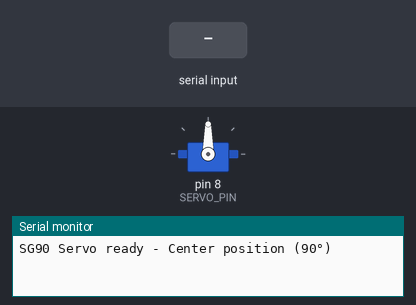
The sketch below on a simulated Arduino Uno, built with avr-gcc and run on an emulated ATmega328P. Shown: servo, the last lines printed to the serial monitor. Inputs (shaded band) come from the test bench.

Above: at 1.2 s.
1.3 s: "F" received over Serial
At 2.3 s:
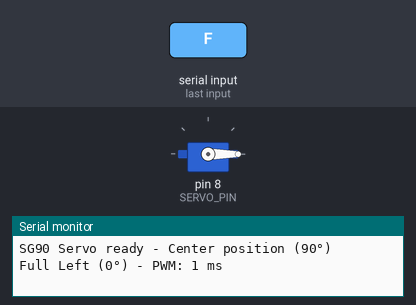
2.8 s: "L" received over Serial
At 3.5 s:
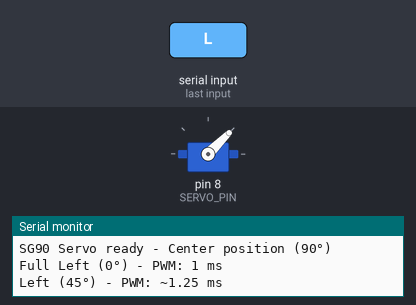
4.3 s: "R" received over Serial
At 4.6 s:
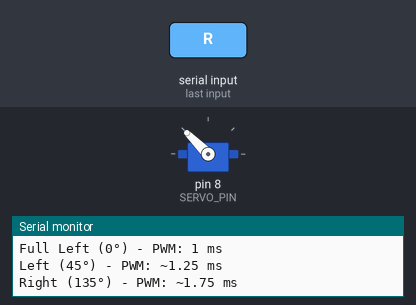
5.8 s: "G" received over Serial
At 6.9 s:
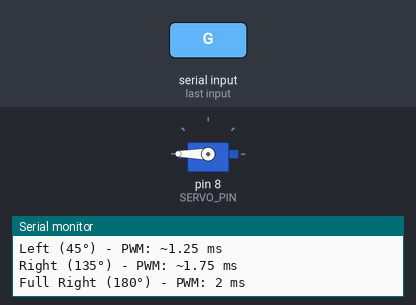
Timing chart, 0 to 8.3 s (numbered marks = the images above; inputs shaded):
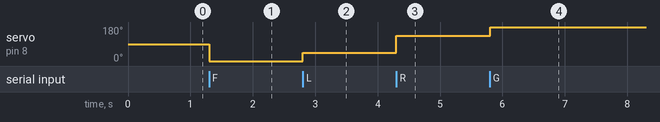

The sketch:

servo_control.ino
```cpp
// SG90 Servo Control via Serial Communication
//
// SG90 Specifications:
// - PWM Frequency: 50 Hz (20 ms period)
// - Pulse Width Range: 1 ms (0°) to 2 ms (180°)
// - Center Position: 1.5 ms (90°)
// - Rotation Angle: 180°
//
// Wire Connections:
// A - Brown wire → GND
// B - Red wire → 5V
// C - Orange wire → Pin 8 (PWM signal)
//
// Commands:
// 'F' = Full Left (0°) → 1 ms pulse
// 'L' = Left (45°) → ~1.25 ms pulse
// 'C' = Center (90°) → 1.5 ms pulse
// 'R' = Right (135°) → ~1.75 ms pulse
// 'G' = Full Right (180°) → 2 ms pulse

#include <Servo.h>

const int SERVO_PIN = 8;
const int BAUD_RATE = 9600;

Servo myServo;

void setup() {
  Serial.begin(BAUD_RATE);
  myServo.attach(SERVO_PIN);
  // Servo library automatically converts angle to PWM pulse width:
  // 0° = 1 ms pulse, 90° = 1.5 ms pulse, 180° = 2 ms pulse
  myServo.write(90); // Start at center position (1.5 ms pulse)
  Serial.println("SG90 Servo ready - Center position (90°)");
}

void loop() {
  if (Serial.available() > 0) {
    char command = Serial.read();

    switch (command) {
      case 'F': // Full Left - 0° (1 ms pulse)
        myServo.write(0);
        Serial.println("Full Left (0°) - PWM: 1 ms");
        break;
      case 'L': // Left - 45° (~1.25 ms pulse)
        myServo.write(45);
        Serial.println("Left (45°) - PWM: ~1.25 ms");
        break;
      case 'C': // Center - 90° (1.5 ms pulse)
        myServo.write(90);
        Serial.println("Center (90°) - PWM: 1.5 ms");
        break;
      case 'R': // Right - 135° (~1.75 ms pulse)
        myServo.write(135);
        Serial.println("Right (135°) - PWM: ~1.75 ms");
        break;
      case 'G': // Full Right - 180° (2 ms pulse)
        myServo.write(180);
        Serial.println("Full Right (180°) - PWM: 2 ms");
        break;
      default:
        Serial.println("Unknown command. Use: F(fullleft), L(left), C(center), R(right), G(fullright)");
        break;
    }
  }
}
```

Measured:
- after the input at 1.3 s, servo on pin 8 (SERVO_PIN): 90° → 0° at once
- after the input at 2.8 s, servo on pin 8 (SERVO_PIN): 0° → 45° at once
- after the input at 4.3 s, servo on pin 8 (SERVO_PIN): 45° → 135° at once
- after the input at 5.8 s, servo on pin 8 (SERVO_PIN): 135° → 180° at once
